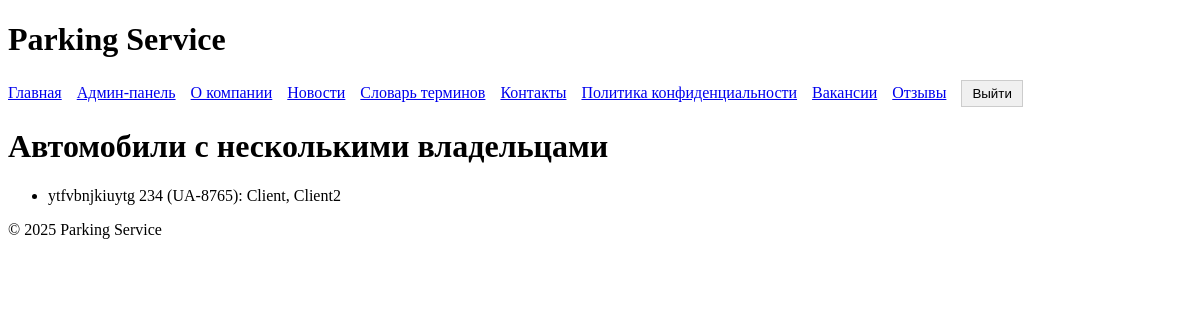
The app's page /cars_with_multiple_owners/ (signed in) with its own data.
### parking/models.py (models this page shows, shortened)
class Car(models.Model):
    license_plate = models.CharField(max_length=20, unique=True)
    brand = models.CharField(max_length=50)
    model = models.CharField(max_length=50)
    clients = models.ManyToManyField(Client, related_name='cars')
    def __str__(self):
        return f"{self.brand} {self.model} ({self.license_plate})"

class Client(models.Model):
    user = models.OneToOneField(User, on_delete=models.CASCADE)
    name = models.CharField(max_length=100)
    email = models.EmailField()
    age = models.IntegerField(default=18)
    timezone = models.CharField(max_length=100, default='Europe/Minsk')  # Например, 'Europe/Paris'

### parking/views.py (the view)
# urls.py: path('cars_with_multiple_owners/', cars_with_multiple_owners, name='cars_with_multiple_owners'),
@login_required
@user_passes_test(is_admin)
def cars_with_multiple_owners(request):
    if not is_admin(request.user):
        logger.warning(f"User {request.user.username} failed admin check in cars_with_multiple_owners")
        return redirect('home')
    cars = Car.objects.annotate(num_owners=Count('clients')).filter(num_owners__gt=1)
    car_owners = [(car, car.clients.all()) for car in cars]
    return render(request, 'parking/cars_with_multiple_owners.html', {
        'car_owners': car_owners,
        'is_admin': is_admin(request.user),
        'is_client': is_client(request.user),
        'is_employee': is_employee(request.user),
    })

### parking/views.py (called while the page is built)
def is_admin(user):
    logger.debug(f"Checking is_admin for user {user.username if user.is_authenticated else 'Anonymous'}, is_superuser: {user.is_superuser if user.is_authenticated else 'N/A'}")
    return user.is_authenticated and user.is_superuser

def is_employee(user):
    logger.debug(f"Checking is_employee for user {user.username if user.is_authenticated else 'Anonymous'}, in Employee group: {user.groups.filter(name='Employee').exists() if user.is_authenticated else 'N/A'}")
    return user.is_authenticated and user.groups.filter(name='Employee').exists()

def is_client(user):
    logger.debug(f"Checking is_client for user {user.username if user.is_authenticated else 'Anonymous'}, in Client group: {user.groups.filter(name='Client').exists() if user.is_authenticated else 'N/A'}")
    return user.is_authenticated and user.groups.filter(name='Client').exists()

### parking/templates/parking/cars_with_multiple_owners.html
{% extends 'parking/base.html' %}
{% block content %}
<h1>Автомобили с несколькими владельцами</h1>
<ul>
{% for car, owners in car_owners %}
    <li>{{ car }}:
        {% for owner in owners %}
            {{ owner.name }}{% if not forloop.last %}, {% endif %}
        {% endfor %}
    </li>
{% empty %}
    <li>Нет автомобилей с несколькими владельцами</li>
{% endfor %}
</ul>
{% endblock %}

### records on screen
Car: brand+model+license_plate "ytfvbnjkiuytg 234 (UA-8765)"
Client: name "Client"
Client: name "Client2"
